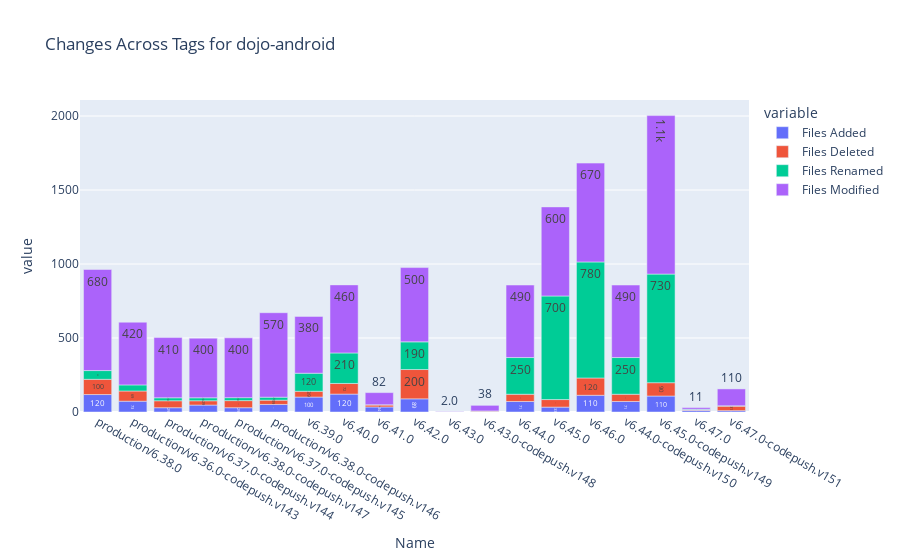

The code cell stored with this chart in its notebook:
### Code cell
figure = px.bar(
    change_df,
    title=f"Changes Across Tags for {os.path.basename(os.path.dirname(repo.common_dir))}",
    x="Name",
    y=list(change_name.values()),
    labels=["Added", "Deleted", "Modified", "Removed"],
    hover_name="Name",
    hover_data=["Date"],
    text_auto='.2s'
)
figure.show()

### Figure 1 — Plotly figure (JSON) as saved in the notebook; plotly's stock layout.template omitted (floating-point values rounded to 4 significant figures)
{"data": [{"alignmentgroup": "True", "customdata": [["2024-06-14"], ["2024-06-14"], ["2024-06-14"], ["2024-06-14"], ["2024-06-17"], ["2024-06-17"], ["2024-06-17"], ["2024-06-21"], ["2024-06-28"], ["2024-07-04"], ["2024-07-08"], ["2024-07-12"], ["2024-07-12"], ["2024-07-12"], ["2024-07-19"], ["2024-07-26"], ["2024-08-01"], ["2024-07-31"], ["2024-08-02"], ["2024-08-02"]], "hovertemplate": "<b>%{hovertext}</b><br><br>variable=Files Added<br>Name=%{x}<br>value=%{y}<br>Date=%{customdata[0]}<extra></extra>", "hovertext": ["production/6.38.0", "production/6.38.0", "production/v6.36.0-codepush.v143", "production/v6.37.0-codepush.v144", "production/v6.38.0-codepush.v147", "production/v6.37.0-codepush.v145", "production/v6.38.0-codepush.v146", "v6.39.0", "v6.40.0", "v6.41.0", "v6.42.0", "v6.43.0", "v6.43.0-codepush.v148", "v6.44.0", "v6.45.0", "v6.46.0", "v6.44.0-codepush.v150", "v6.45.0-codepush.v149", "v6.47.0", "v6.47.0-codepush.v151"], "legendgroup": "Files Added", "marker": {"color": "#636efa", "pattern": {"shape": ""}}, "name": "Files Added", "offsetgroup": "Files Added", "orientation": "v", "showlegend": true, "textposition": "auto", "texttemplate": "%{y:.2s}", "x": ["production/6.38.0", "production/6.38.0", "production/v6.36.0-codepush.v143", "production/v6.37.0-codepush.v144", "production/v6.38.0-codepush.v147", "production/v6.37.0-codepush.v145", "production/v6.38.0-codepush.v146", "v6.39.0", "v6.40.0", "v6.41.0", "v6.42.0", "v6.43.0", "v6.43.0-codepush.v148", "v6.44.0", "v6.45.0", "v6.46.0", "v6.44.0-codepush.v150", "v6.45.0-codepush.v149", "v6.47.0", "v6.47.0-codepush.v151"], "xaxis": "x", "y": [null, 118.0, 73.0, 29.0, 47.0, 29.0, 51.0, 101.0, 121.0, 34.0, 89.0, null, 4.0, 71.0, 33.0, 113.0, 71.0, 108.0, 11.0, 9.0], "yaxis": "y", "type": "bar"}, {"alignmentgroup": "True", "customdata": [["2024-06-14"], ["2024-06-14"], ["2024-06-14"], ["2024-06-14"], ["2024-06-17"], ["2024-06-17"], ["2024-06-17"], ["2024-06-21"], ["2024-06-28"], ["2024-07-04"], ["2024-07-08"], ["2024-07-12"], ["2024-07-12"], ["2024-07-12"], ["2024-07-19"], ["2024-07-26"], ["2024-08-01"], ["2024-07-31"], ["2024-08-02"], ["2024-08-02"]], "hovertemplate": "<b>%{hovertext}</b><br><br>variable=Files Deleted<br>Name=%{x}<br>value=%{y}<br>Date=%{customdata[0]}<extra></extra>", "hovertext": ["production/6.38.0", "production/6.38.0", "production/v6.36.0-codepush.v143", "production/v6.37.0-codepush.v144", "production/v6.38.0-codepush.v147", "production/v6.37.0-codepush.v145", "production/v6.38.0-codepush.v146", "v6.39.0", "v6.40.0", "v6.41.0", "v6.42.0", "v6.43.0", "v6.43.0-codepush.v148", "v6.44.0", "v6.45.0", "v6.46.0", "v6.44.0-codepush.v150", "v6.45.0-codepush.v149", "v6.47.0", "v6.47.0-codepush.v151"], "legendgroup": "Files Deleted", "marker": {"color": "#EF553B", "pattern": {"shape": ""}}, "name": "Files Deleted", "offsetgroup": "Files Deleted", "orientation": "v", "showlegend": true, "textposition": "auto", "texttemplate": "%{y:.2s}", "x": ["production/6.38.0", "production/6.38.0", "production/v6.36.0-codepush.v143", "production/v6.37.0-codepush.v144", "production/v6.38.0-codepush.v147", "production/v6.37.0-codepush.v145", "production/v6.38.0-codepush.v146", "v6.39.0", "v6.40.0", "v6.41.0", "v6.42.0", "v6.43.0", "v6.43.0-codepush.v148", "v6.44.0", "v6.45.0", "v6.46.0", "v6.44.0-codepush.v150", "v6.45.0-codepush.v149", "v6.47.0", "v6.47.0-codepush.v151"], "xaxis": "x", "y": [null, 103.0, 69.0, 47.0, 29.0, 48.0, 29.0, 39.0, 72.0, 14.0, 198.0, null, 3.0, 49.0, 51.0, 117.0, 49.0, 90.0, 4.0, 31.0], "yaxis": "y", "type": "bar"}, {"alignmentgroup": "True", "customdata": [["2024-06-14"], ["2024-06-14"], ["2024-06-14"], ["2024-06-14"], ["2024-06-17"], ["2024-06-17"], ["2024-06-17"], ["2024-06-21"], ["2024-06-28"], ["2024-07-04"], ["2024-07-08"], ["2024-07-12"], ["2024-07-12"], ["2024-07-12"], ["2024-07-19"], ["2024-07-26"], ["2024-08-01"], ["2024-07-31"], ["2024-08-02"], ["2024-08-02"]], "hovertemplate": "<b>%{hovertext}</b><br><br>variable=Files Renamed<br>Name=%{x}<br>value=%{y}<br>Date=%{customdata[0]}<extra></extra>", "hovertext": ["production/6.38.0", "production/6.38.0", "production/v6.36.0-codepush.v143", "production/v6.37.0-codepush.v144", "production/v6.38.0-codepush.v147", "production/v6.37.0-codepush.v145", "production/v6.38.0-codepush.v146", "v6.39.0", "v6.40.0", "v6.41.0", "v6.42.0", "v6.43.0", "v6.43.0-codepush.v148", "v6.44.0", "v6.45.0", "v6.46.0", "v6.44.0-codepush.v150", "v6.45.0-codepush.v149", "v6.47.0", "v6.47.0-codepush.v151"], "legendgroup": "Files Renamed", "marker": {"color": "#00cc96", "pattern": {"shape": ""}}, "name": "Files Renamed", "offsetgroup": "Files Renamed", "orientation": "v", "showlegend": true, "textposition": "auto", "texttemplate": "%{y:.2s}", "x": ["production/6.38.0", "production/6.38.0", "production/v6.36.0-codepush.v143", "production/v6.37.0-codepush.v144", "production/v6.38.0-codepush.v147", "production/v6.37.0-codepush.v145", "production/v6.38.0-codepush.v146", "v6.39.0", "v6.40.0", "v6.41.0", "v6.42.0", "v6.43.0", "v6.43.0-codepush.v148", "v6.44.0", "v6.45.0", "v6.46.0", "v6.44.0-codepush.v150", "v6.45.0-codepush.v149", "v6.47.0", "v6.47.0-codepush.v151"], "xaxis": "x", "y": [null, 59.0, 41.0, 20.0, 20.0, 20.0, 20.0, 122.0, 206.0, 1.0, 187.0, null, null, 248.0, 700.0, 784.0, 248.0, 734.0, 4.0, 2.0], "yaxis": "y", "type": "bar"}, {"alignmentgroup": "True", "customdata": [["2024-06-14"], ["2024-06-14"], ["2024-06-14"], ["2024-06-14"], ["2024-06-17"], ["2024-06-17"], ["2024-06-17"], ["2024-06-21"], ["2024-06-28"], ["2024-07-04"], ["2024-07-08"], ["2024-07-12"], ["2024-07-12"], ["2024-07-12"], ["2024-07-19"], ["2024-07-26"], ["2024-08-01"], ["2024-07-31"], ["2024-08-02"], ["2024-08-02"]], "hovertemplate": "<b>%{hovertext}</b><br><br>variable=Files Modified<br>Name=%{x}<br>value=%{y}<br>Date=%{customdata[0]}<extra></extra>", "hovertext": ["production/6.38.0", "production/6.38.0", "production/v6.36.0-codepush.v143", "production/v6.37.0-codepush.v144", "production/v6.38.0-codepush.v147", "production/v6.37.0-codepush.v145", "production/v6.38.0-codepush.v146", "v6.39.0", "v6.40.0", "v6.41.0", "v6.42.0", "v6.43.0", "v6.43.0-codepush.v148", "v6.44.0", "v6.45.0", "v6.46.0", "v6.44.0-codepush.v150", "v6.45.0-codepush.v149", "v6.47.0", "v6.47.0-codepush.v151"], "legendgroup": "Files Modified", "marker": {"color": "#ab63fa", "pattern": {"shape": ""}}, "name": "Files Modified", "offsetgroup": "Files Modified", "orientation": "v", "showlegend": true, "textposition": "auto", "texttemplate": "%{y:.2s}", "x": ["production/6.38.0", "production/6.38.0", "production/v6.36.0-codepush.v143", "production/v6.37.0-codepush.v144", "production/v6.38.0-codepush.v147", "production/v6.37.0-codepush.v145", "production/v6.38.0-codepush.v146", "v6.39.0", "v6.40.0", "v6.41.0", "v6.42.0", "v6.43.0", "v6.43.0-codepush.v148", "v6.44.0", "v6.45.0", "v6.46.0", "v6.44.0-codepush.v150", "v6.45.0-codepush.v149", "v6.47.0", "v6.47.0-codepush.v151"], "xaxis": "x", "y": [null, 683.0, 424.0, 407.0, 403.0, 404.0, 571.0, 384.0, 460.0, 82.0, 502.0, 2.0, 38.0, 490.0, 602.0, 668.0, 490.0, 1071.0, 11.0, 114.0], "yaxis": "y", "type": "bar"}], "layout": {"xaxis": {"anchor": "y", "domain": [0.0, 1.0], "title": {"text": "Name"}}, "yaxis": {"anchor": "x", "domain": [0.0, 1.0], "title": {"text": "value"}}, "legend": {"title": {"text": "variable"}, "tracegroupgap": 0}, "title": {"text": "Changes Across Tags for dojo-android"}, "barmode": "relative"}}
